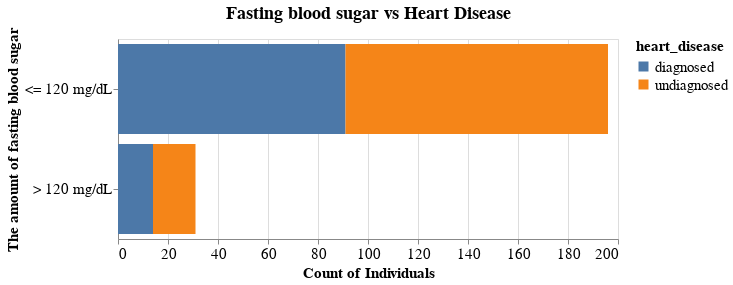

Notebook code cell kept with this figure:
### Markdown cell above
There also seems to be little to no correlation between heart disease and cholesterol as an independent  variable

### Code cell
# replace the values of fasting_blood_sugar
heart_disease_train["fasting_blood_sugar"] = heart_disease_train["fasting_blood_sugar"].replace({
    1: '> 120 mg/dL',
    0: '<= 120 mg/dL'
})

fasting_blood_sugar_graph = (
    alt.Chart(heart_disease_train, title = "Fasting blood sugar vs Heart Disease")  
    .mark_bar()
    .encode(
        x=alt.X("count()", title= "Count of Individuals"), color="heart_disease",
        y=alt.Y("fasting_blood_sugar", title= "The amount of fasting blood sugar"), 
    ).properties(width=500, height=200)
    .configure_title(fontSize=18)
    .configure_axis(titleFontSize=15, labelFontSize=15)
    .configure_legend(titleFontSize=15, labelFontSize=15)
)
fasting_blood_sugar_graph

### Figure 1 — Vega-Lite specification as saved in the notebook (floating-point values rounded to 4 significant figures; data arrays with more than 128 entries replaced by an {"elided": "..."} marker saying what was removed)
{"config": {"view": {"continuousWidth": 400, "continuousHeight": 300}, "axis": {"labelFontSize": 15, "titleFontSize": 15}, "legend": {"labelFontSize": 15, "titleFontSize": 15}, "title": {"fontSize": 18}}, "data": {"name": "data-998a7979de26bd1a17e25e4436ea83e3"}, "mark": "bar", "encoding": {"color": {"field": "heart_disease", "type": "nominal"}, "x": {"aggregate": "count", "title": "Count of Individuals", "type": "quantitative"}, "y": {"field": "fasting_blood_sugar", "title": "The amount of fasting blood sugar", "type": "nominal"}}, "height": 200, "title": "Fasting blood sugar vs Heart Disease", "width": 500, "$schema": "https://vega.github.io/schema/vega-lite/v4.17.0.json", "datasets": {"data-998a7979de26bd1a17e25e4436ea83e3": {"elided": "227 records"}}}
